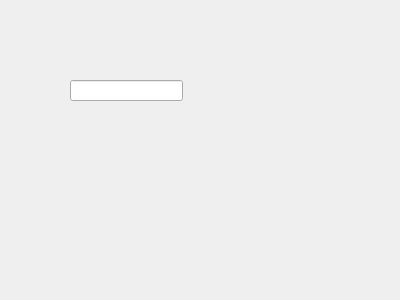
<?xml version="1.0" encoding="UTF-8"?>
<ui version="4.0">
 <class>addDial</class>
 <widget class="QWidget" name="addDial">
  <property name="geometry">
   <rect>
    <x>0</x>
    <y>0</y>
    <width>400</width>
    <height>300</height>
   </rect>
  </property>
  <property name="windowTitle">
   <string>Form</string>
  </property>
  <widget class="QLineEdit" name="lineEdit">
   <property name="geometry">
    <rect>
     <x>70</x>
     <y>80</y>
     <width>113</width>
     <height>21</height>
    </rect>
   </property>
  </widget>
 </widget>
 <resources/>
 <connections/>
</ui>
